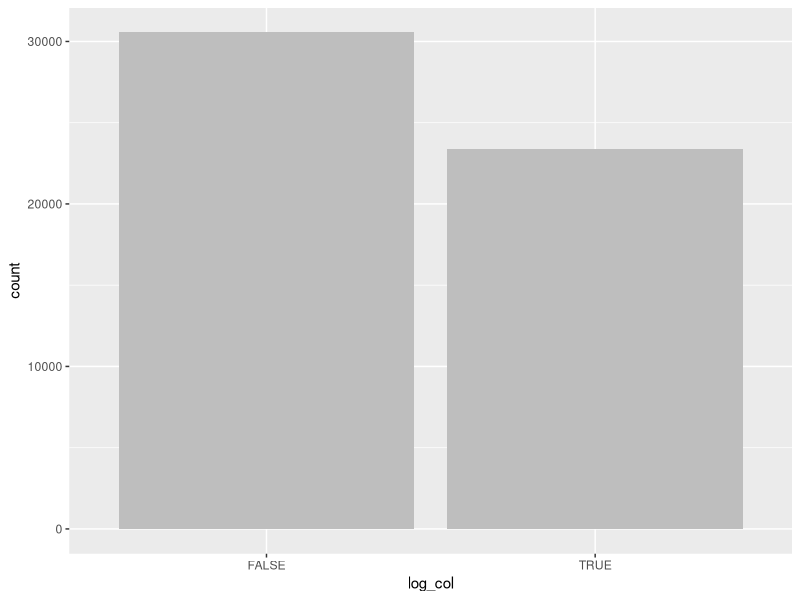

The R script that drew this image:
## ---- chunk 1
#Question1 This function takes a dataframe as an input and  adds a logical column to the diamonds, this column containing TRUE or FALSE that would be 53,490 rows long and the ratio of TRUE and FALSE would equal the ratio of 1's and 0's in the mtcars variable.  

require(ggplot2)#load ggplot2 package
require(grid) #load grid package
data(diamonds)
data(mtcars)

log_col<-c()
#create a vairable called log_col and make it empty
ratio1 = length(mtcars$vs[mtcars$vs==1])/length(mtcars$vs)
 #Calculate the ratio of 1 in the mtcars$vs variable, store it in ratio1
numbers<-runif(nrow(diamonds),0,1)
# I googled for the method of random distribution in R and choose runif, use runif to randomly input 0 and 1 into numbers based on ratio1.
for(i in 1:(nrow(diamonds))){# go through from the first one to the last one in nrow(diamonds)
  if(numbers[i]<=ratio1){#check if numbers[i] equals to 1
    log_col[i]=TRUE   #if trail[i] equals to 1, then it's true in log_col[i]
  }   
   else{
     log_col[i]=FALSE#if log_col[i] not equal to 1, then put it FALSE in log_col[i]
   }
 }
  diamonds1<-data.frame(diamonds,log_col)
  
  
#Question2
#This question is similar to the Question 1 in HW5, so use the same method.This function takes a dataframe as an input and returns a new dataframe which has the all the factor and logical columns of the old dataframe as an output.
#Parameters: the input dataframe 


Extract_all <- function(dataframe){
  #create a function called Extract_all,and an input dataframe is stored in it.
  newfactor <- dataframe[sapply(dataframe, is.factor)]#use is.factor function in sapply  to check each column in dataframe, then return True if the column is factor and otherwise False 
  newlogical<- dataframe[sapply(dataframe, is.logical)]
  #use is.logical function in sapply  to check each column in dataframe, then return True if the column is logical and otherwise False 
  newdataframe<-data.frame(newfactor,newlogical)
  #create a variable called newdataframe which contains all the factors and logical columns
  return(newdataframe)}
#Test the function
print(Extract_all(diamonds1))
head(Extract_all(diamonds1))#use head function
str(Extract_all(diamonds1))#present the structure of new data frame

#Question3 This function takes a dataframe as an input and returns a bar graph  for factors and logical variables.


for(i in 1:ncol(Extract_all(diamonds1))){
  #use for loop to go through each one in the factor and  logical columns of extract_all(diamonds1)).
  bargraph <- ggplot(Extract_all(diamonds1),aes_string(colnames(Extract_all(diamonds1)[i]))) + geom_bar(fill="grey")
}
  #create a variable called bargraph,using ggplot to plot the graph,use column names by the aes_string(). Then fill the bar graph with grey color.
  bargraph  #print our bargraph




#Question4 This function takes a dataframe as an input and  returns a list of frequency tables for each catogorical and logical variables as an output.

n<-list(table(Extract_all(diamonds1)[1]),table(Extract_all(diamonds1)[2]),table(Extract_all(diamonds1)[3]),table(Extract_all(diamonds1)[4]))
#create a list containing 4 tables.  use the columns index number for each column.




